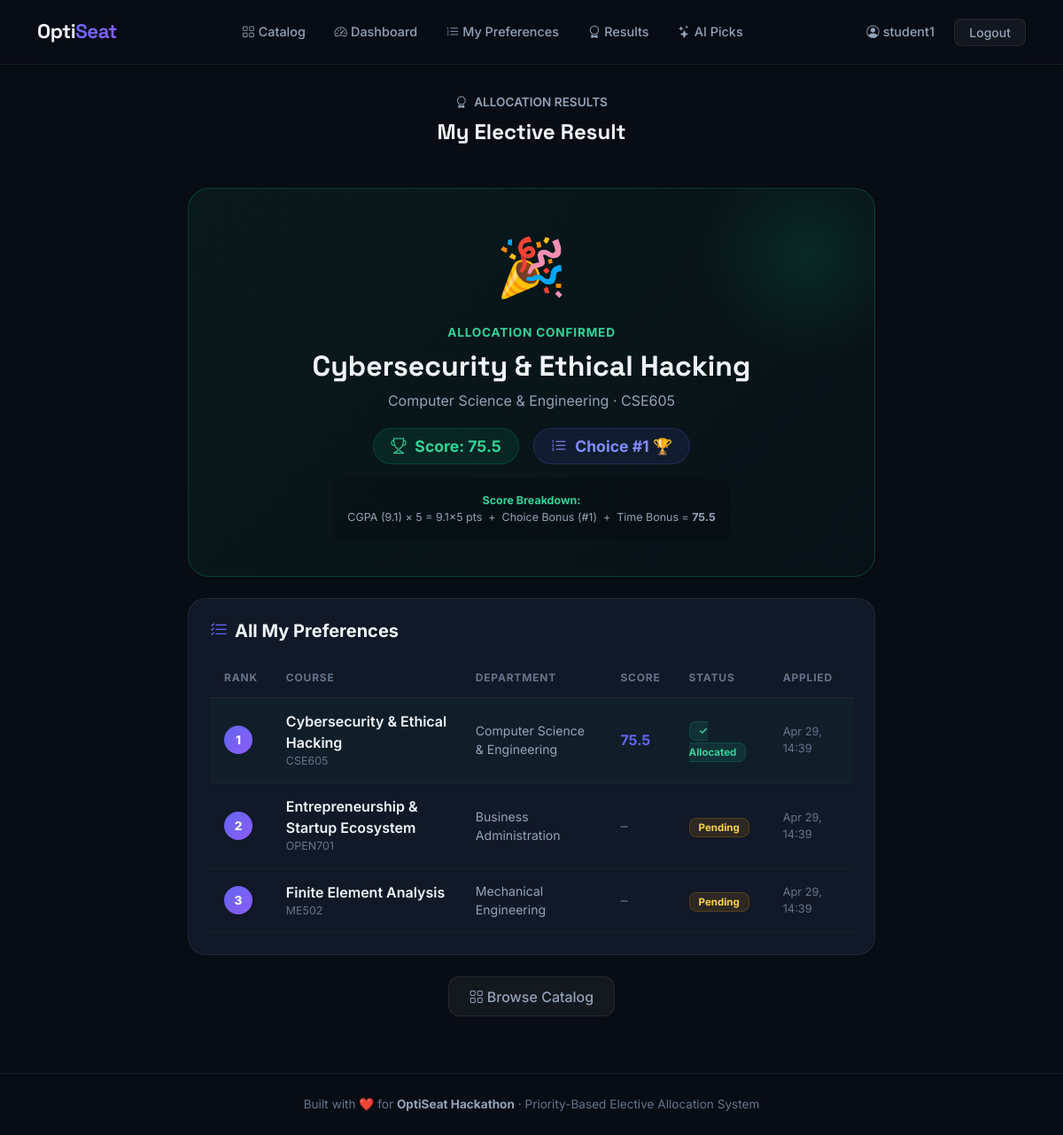
Screenshot of /results/ (signed in) with the database file from the repository.
### electives/models.py (models this page shows, shortened)
class AllocationResult(models.Model):
    student = models.OneToOneField(Student, on_delete=models.CASCADE, related_name='allocation_result')
    course = models.ForeignKey(Course, on_delete=models.CASCADE, related_name='allocations')
    preference_rank = models.PositiveIntegerField()
    score = models.FloatField()
    allocated_at = models.DateTimeField(auto_now_add=True)

class Course(models.Model):
    name = models.CharField(max_length=200)
    code = models.CharField(max_length=20, unique=True)
    department = models.ForeignKey(Department, on_delete=models.CASCADE, related_name='courses')
    category = models.CharField(max_length=20, choices=CATEGORY_CHOICES)
    job_perspective = models.TextField()
    salient_features = models.TextField(blank=True)
    prerequisites = models.TextField(blank=True, default='None')
    is_open_elective = models.BooleanField(default=False)
    capacity = models.PositiveIntegerField(default=30)
    current_seats = models.PositiveIntegerField(default=0)

class Department(models.Model):
    name = models.CharField(max_length=100)
    code = models.CharField(max_length=10, unique=True)

class Student(models.Model):
    user = models.OneToOneField(User, on_delete=models.CASCADE)
    department = models.ForeignKey(Department, on_delete=models.CASCADE)
    cgpa = models.FloatField(
        validators=[MinValueValidator(0.0), MaxValueValidator(10.0)],
        default=7.0
    )
    semester = models.PositiveIntegerField(default=6)
    full_name = models.CharField(max_length=100, blank=True)
    usn = models.CharField(max_length=20, blank=True)

class Preference(models.Model):
    student = models.ForeignKey(Student, on_delete=models.CASCADE, related_name='preferences')
    course = models.ForeignKey(Course, on_delete=models.CASCADE)
    rank = models.PositiveIntegerField()
    status = models.CharField(max_length=20, choices=STATUS_CHOICES, default='PENDING')
    score = models.FloatField(default=0.0)
    timestamp = models.DateTimeField(auto_now_add=True)
    class Meta:
        unique_together = [('student', 'course')]
        ordering = ['rank']

### electives/views.py (the view)
# urls.py: path('results/',          views.my_results,          name='my_results'),
@login_required
def my_results(request):
    student    = get_student_or_none(request.user)
    if not student:
        return redirect('catalog')
    preferences = student.preferences.select_related('course__department').order_by('rank')
    allocation  = getattr(student, 'allocation_result', None)
    return render(request, 'electives/results.html', {
        'student':     student,
        'preferences': preferences,
        'allocation':  allocation,
    })

### electives/views.py (called while the page is built)
def get_student_or_none(user):
    try:
        return user.student
    except Exception:
        return None

### templates/electives/results.html (shortened to what this page needs)
{% extends 'base.html' %}
{% block content %}
<div class="container" style="max-width:800px;">
  <div class="text-center mb-5 fade-up">
    <div style="color:var(--muted2);font-size:.85rem;font-weight:600;margin-bottom:.6rem;"><i class="bi bi-award me-1"></i> ALLOCATION RESULTS</div>
    <h1 class="section-title">My Elective Result</h1>
  </div>
  {% if allocation %}
  <div class="result-hero mb-4 fade-up delay-1">
    <span class="confetti-icon">🎉</span>
    <div style="font-size:.85rem;color:#34D399;font-weight:700;text-transform:uppercase;letter-spacing:.8px;margin-bottom:.5rem;">
      Allocation Confirmed
    </div>
    <h2 style="font-family:'Space Grotesk',sans-serif;font-weight:800;font-size:2rem;margin-bottom:.5rem;">
      {{ allocation.course.name }}
    </h2>
    <p style="color:var(--muted2);margin-bottom:1.2rem;">
      {{ allocation.course.department.name }} · {{ allocation.course.code }}
    </p>
    <div class="d-flex justify-content-center gap-3 flex-wrap">
      <div class="score-pill"><i class="bi bi-trophy"></i> Score: {{ allocation.score|floatformat:1 }}</div>
      <div class="score-pill" style="background:rgba(99,102,241,.1);border-color:rgba(99,102,241,.2);color:#818CF8;">
        <i class="bi bi-list-ol"></i> Choice #{{ allocation.preference_rank }}
        {% if allocation.preference_rank == 1 %} 🏆{% endif %}
      </div>
    </div>
    <div class="mt-3 p-3 rounded-3" style="background:rgba(0,0,0,.2);display:inline-block;min-width:320px;">
      <div style="font-size:.78rem;color:var(--muted2);">
        <strong style="color:#34D399;">Score Breakdown:</strong><br>
        CGPA ({{ student.cgpa }}) × 5 = {{ student.cgpa|floatformat:1 }}×5 pts &nbsp;+&nbsp;
        Choice Bonus (#{{ allocation.preference_rank }}) &nbsp;+&nbsp; Time Bonus = <strong>{{ allocation.score }}</strong>
      </div>
    </div>
  </div>
  {% endif %}
  {% if preferences %}
  <div class="glass-card p-4 fade-up delay-2">
    <h5 style="font-weight:700;margin-bottom:1.2rem;"><i class="bi bi-list-check me-2 text-accent"></i>All My Preferences</h5>
    <div class="table-responsive">
      <table class="dark-table">
        <thead>
          <tr>
            <th>Rank</th>
            <th>Course</th>
            <th>Department</th>
            <th>Score</th>
            <th>Status</th>
            <th>Applied</th>
          </tr>
        </thead>
        <tbody>
          {% for pref in preferences %}
          <tr {% if pref.status == 'ALLOCATED' %}style="background:rgba(16,185,129,.04);"{% endif %}>
            <td>
              <div style="width:32px;height:32px;border-radius:50%;background:var(--grad);display:flex;align-items:center;justify-content:center;font-weight:800;font-size:.85rem;">{{ pref.rank }}</div>
            </td>
            <td>
              <div style="font-weight:600;">{{ pref.course.name }}</div>
              <div style="color:var(--muted);font-size:.78rem;">{{ pref.course.code }}</div>
            </td>
            <td style="color:var(--muted2);font-size:.88rem;">{{ pref.course.department.name }}</td>
            <td>
              {% if pref.score > 0 %}
                <span style="font-weight:700;color:var(--accent);">{{ pref.score|floatformat:1 }}</span>
              {% else %}
                <span style="color:var(--muted);">–</span>
              {% endif %}
            </td>
            <td>
              {% if pref.status == 'ALLOCATED' %}<span class="badge-allocated">✓ Allocated</span>
              {% elif pref.status == 'REJECTED' %}<span class="badge-rejected">Not Allotted</span>
              {% elif pref.status == 'WAITLISTED' %}<span class="badge-pending">Waitlisted</span>
              {% else %}<span class="badge-pending">Pending</span>{% endif %}
            </td>
            <td style="color:var(--muted);font-size:.8rem;">{{ pref.timestamp|date:"M d, H:i" }}</td>
          </tr>
          {% endfor %}
        </tbody>
      </table>
    </div>
  </div>
  {% endif %}
  <div class="d-flex justify-content-center gap-3 mt-4 fade-up delay-3">
    <a href="{% url 'catalog' %}" class="btn btn-ghost">
      <i class="bi bi-grid me-1"></i>Browse Catalog
    </a>
  </div>
</div>
{% endblock %}

### templates/base.html (shortened to what this page needs)
<!DOCTYPE html>
<html lang="en" data-theme="dark">
<head>
    <link href="https://cdn.jsdelivr.net/npm/bootstrap@5.3.2/dist/css/bootstrap.min.css" rel="stylesheet">
    <link href="https://cdn.jsdelivr.net/npm/bootstrap-icons@1.11.3/font/bootstrap-icons.css" rel="stylesheet">
</head>
<body>
<nav class="navbar navbar-expand-lg">
  <div class="container">
    <a class="navbar-brand" href="{% url 'landing' %}">Opti<span>Seat</span></a>
    <div class="collapse navbar-collapse" id="nav">
      <ul class="navbar-nav mx-auto gap-1">
        <li class="nav-item"><a class="nav-link" href="{% url 'catalog' %}"><i class="bi bi-grid me-1"></i>Catalog</a></li>
        {% if user.is_authenticated %}
          {% if not user.is_staff %}
            <li class="nav-item"><a class="nav-link" href="{% url 'student_dashboard' %}"><i class="bi bi-speedometer2 me-1"></i>Dashboard</a></li>
            <li class="nav-item"><a class="nav-link" href="{% url 'submit_preference' %}"><i class="bi bi-list-ol me-1"></i>My Preferences</a></li>
            <li class="nav-item"><a class="nav-link" href="{% url 'my_results' %}"><i class="bi bi-award me-1"></i>Results</a></li>
            <li class="nav-item"><a class="nav-link" href="{% url 'recommendations' %}"><i class="bi bi-stars me-1"></i>AI Picks</a></li>
          {% else %}
            <li class="nav-item"><a class="nav-link" href="{% url 'admin_dashboard' %}"><i class="bi bi-bar-chart-line me-1"></i>Admin Panel</a></li>
            <li class="nav-item"><a class="nav-link" href="{% url 'export_csv' %}"><i class="bi bi-download me-1"></i>Export CSV</a></li>
          {% endif %}
        {% endif %}
      </ul>
      <ul class="navbar-nav align-items-center gap-2">
        {% if user.is_authenticated %}
          <li class="nav-item">
            <span class="nav-link text-muted-custom pe-0">
              <i class="bi bi-person-circle me-1"></i>{{ user.username }}
            </span>
          </li>
          <li class="nav-item">
            <a href="{% url 'logout' %}" class="btn-ghost btn btn-sm rounded-3 py-1 px-3">Logout</a>
          </li>
        {% else %}
          <li class="nav-item">
            <a href="{% url 'login' %}" class="btn btn-accent btn-sm">Login →</a>
          </li>
        {% endif %}
      </ul>
    </div>
  </div>
</nav>
<div class="page-wrapper">
  {% block content %}{% endblock %}
</div>
<footer style="border-top:1px solid var(--border); padding: 1.5rem 0; text-align:center; color:var(--muted); font-size:.85rem;">
  <div class="container">
    Built with ❤️ for <strong style="color:var(--muted2)">OptiSeat Hackathon</strong> · Priority-Based Elective Allocation System
  </div>
</footer>
</body>
</html>

### templates/electives/results.html (style rules this page uses)
.result-hero { background:linear-gradient(135deg,rgba(16,185,129,.08),rgba(5,150,105,.04)); border:1.5px solid rgba(16,185,129,.25); border-radius:24px; padding:2.5rem; text-align:center; position:relative; overflow:hidden; }
.result-hero::before { content:''; position:absolute; top:-50px; right:-50px; width:250px;height:250px;border-radius:50%; background:radial-gradient(circle,rgba(16,185,129,.12),transparent 70%); }
.confetti-icon { font-size:4rem; display:block; margin-bottom:1rem; animation:bounce 1s ease infinite alternate; }
.score-pill { display:inline-flex;align-items:center;gap:.6rem; background:rgba(16,185,129,.1);border:1px solid rgba(16,185,129,.2); border-radius:100px;padding:.4rem 1.2rem;font-weight:700;color:#34D399; font-size:1.1rem; }

### rows the page displays
AllocationResult: course.name "Cybersecurity & Ethical Hacking", course.department.name "Computer Science & Engineering", course.code "CSE605", score "75.5", preference_rank "1"
Student: cgpa "9.1"
Preference: rank "1", course.name "Cybersecurity & Ethical Hacking", course.code "CSE605", course.department.name "Computer Science & Engineering", score "75.5", status "✓ Allocated", timestamp "Apr 29, 14:39"
Preference: rank "2", course.name "Entrepreneurship & Startup Ecosystem", course.code "OPEN701", course.department.name "Business Administration", status "Pending", timestamp "Apr 29, 14:39"
Preference: rank "3", course.name "Finite Element Analysis", course.code "ME502", course.department.name "Mechanical Engineering", status "Pending", timestamp "Apr 29, 14:39"

### other values shown
{{ user.username }} "student1"
